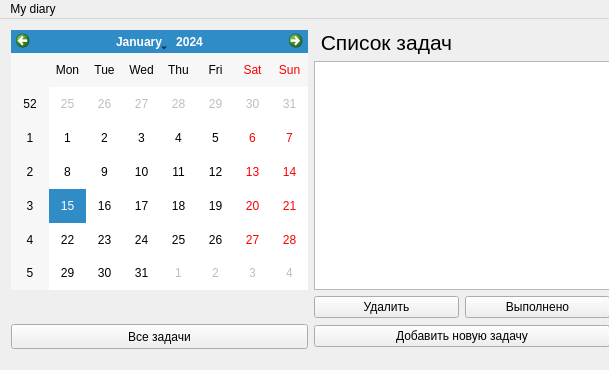
<?xml version="1.0" encoding="UTF-8"?>
<ui version="4.0">
 <class>MainWindow</class>
 <widget class="QMainWindow" name="MainWindow">
  <property name="geometry">
   <rect>
    <x>0</x>
    <y>0</y>
    <width>609</width>
    <height>370</height>
   </rect>
  </property>
  <property name="windowTitle">
   <string>MainWindow</string>
  </property>
  <widget class="QWidget" name="centralWidget">
   <widget class="QWidget" name="layoutWidget">
    <property name="geometry">
     <rect>
      <x>0</x>
      <y>0</y>
      <width>621</width>
      <height>341</height>
     </rect>
    </property>
    <layout class="QGridLayout" name="gridLayout">
     <item row="0" column="2">
      <widget class="QLabel" name="label">
       <property name="enabled">
        <bool>true</bool>
       </property>
       <property name="font">
        <font>
         <pointsize>16</pointsize>
        </font>
       </property>
       <property name="text">
        <string>Список задач</string>
       </property>
       <property name="textFormat">
        <enum>Qt::AutoText</enum>
       </property>
       <property name="alignment">
        <set>Qt::AlignHCenter|Qt::AlignTop</set>
       </property>
      </widget>
     </item>
     <item row="1" column="2" colspan="2">
      <widget class="QListWidget" name="listWidget"/>
     </item>
     <item row="2" column="2">
      <widget class="QPushButton" name="delete_2">
       <property name="text">
        <string>Удалить</string>
       </property>
      </widget>
     </item>
     <item row="2" column="3">
      <widget class="QPushButton" name="complete">
       <property name="text">
        <string>Выполнено</string>
       </property>
      </widget>
     </item>
     <item row="3" column="2" colspan="2">
      <widget class="QPushButton" name="add">
       <property name="text">
        <string>Добавить новую задачу</string>
       </property>
      </widget>
     </item>
     <item row="3" column="0" colspan="2">
      <widget class="QPushButton" name="pushButton_show">
       <property name="sizePolicy">
        <sizepolicy hsizetype="Preferred" vsizetype="Preferred">
         <horstretch>0</horstretch>
         <verstretch>0</verstretch>
        </sizepolicy>
       </property>
       <property name="minimumSize">
        <size>
         <width>0</width>
         <height>25</height>
        </size>
       </property>
       <property name="text">
        <string>Все задачи</string>
       </property>
       <property name="iconSize">
        <size>
         <width>20</width>
         <height>20</height>
        </size>
       </property>
       <property name="autoDefault">
        <bool>false</bool>
       </property>
       <property name="default">
        <bool>false</bool>
       </property>
       <property name="flat">
        <bool>false</bool>
       </property>
      </widget>
     </item>
     <item row="0" column="0" rowspan="2" colspan="2">
      <widget class="QCalendarWidget" name="calendarWidget">
       <property name="enabled">
        <bool>true</bool>
       </property>
       <property name="sizePolicy">
        <sizepolicy hsizetype="Expanding" vsizetype="Expanding">
         <horstretch>0</horstretch>
         <verstretch>0</verstretch>
        </sizepolicy>
       </property>
       <property name="layoutDirection">
        <enum>Qt::LeftToRight</enum>
       </property>
       <property name="autoFillBackground">
        <bool>true</bool>
       </property>
      </widget>
     </item>
    </layout>
   </widget>
  </widget>
  <widget class="QMenuBar" name="menuBar">
   <property name="geometry">
    <rect>
     <x>0</x>
     <y>0</y>
     <width>609</width>
     <height>22</height>
    </rect>
   </property>
   <widget class="QMenu" name="menuMy_diary">
    <property name="title">
     <string>My diary</string>
    </property>
    <addaction name="save_2"/>
    <addaction name="clear_2"/>
    <addaction name="exit_2"/>
    <addaction name="creaDiary"/>
   </widget>
   <addaction name="menuMy_diary"/>
  </widget>
  <action name="save_2">
   <property name="text">
    <string>Сохранить</string>
   </property>
   <property name="shortcut">
    <string>Ctrl+S</string>
   </property>
  </action>
  <action name="clear_2">
   <property name="text">
    <string>Очистить ежедневник</string>
   </property>
   <property name="shortcut">
    <string>Ctrl+D</string>
   </property>
  </action>
  <action name="exit_2">
   <property name="text">
    <string>Выход</string>
   </property>
   <property name="shortcut">
    <string>Esc</string>
   </property>
  </action>
  <action name="creaDiary">
   <property name="text">
    <string>Создать новый ежедневник</string>
   </property>
   <property name="shortcut">
    <string>Ctrl+N</string>
   </property>
  </action>
 </widget>
 <layoutdefault spacing="6" margin="11"/>
 <resources/>
 <connections/>
</ui>
